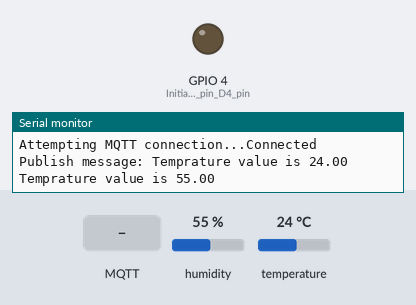
A sketch run on a simulated ESP8266 (NodeMCU). Parts: output pins drawn as LEDs (lit = HIGH), the last lines printed to the serial monitor. Inputs (shaded band) come from the test bench; at power-on: humidity 55 %, temperature 24 °C. WiFi joins after 1.5 s; servers stay silent unless stated; no MQTT or app messages arrive unless stated.

Above: at 2.7 s.
2.8 s: MQTT message "on" arrives on the first subscribed topic
At 4.0 s:
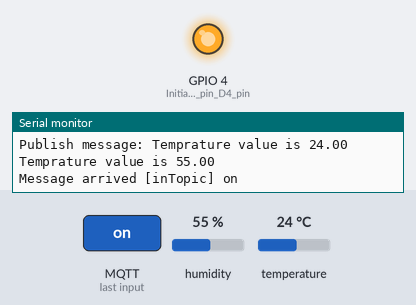
4.3 s: MQTT message "1" arrives on the first subscribed topic
At 5.2 s:
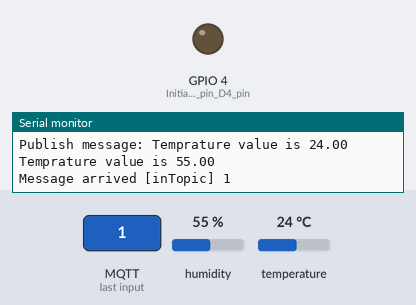
5.8 s: MQTT message "off" arrives on the first subscribed topic
At 6.3 s:
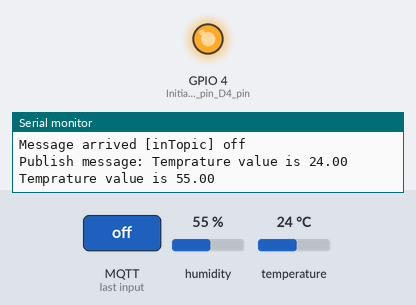
7.3 s: MQTT message "0" arrives on the first subscribed topic
At 8.7 s:
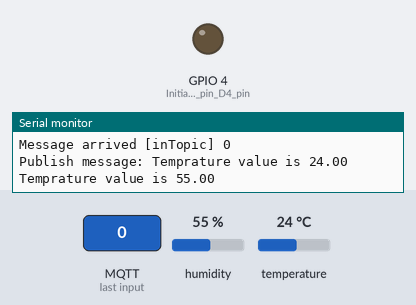
Timing chart, 0 to 9.8 s (numbered marks = the images above; inputs shaded):
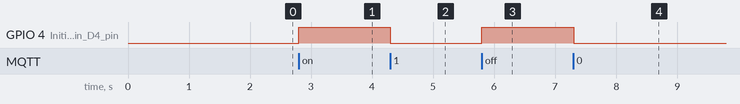

Measured:
- after the input at 2.8 s, GPIO 4 (Initialize_the_pin_D4_pin): LOW → HIGH at once
- after the input at 4.3 s, GPIO 4 (Initialize_the_pin_D4_pin): HIGH → LOW at once
- after the input at 5.8 s, GPIO 4 (Initialize_the_pin_D4_pin): LOW → HIGH at once
- after the input at 7.3 s, GPIO 4 (Initialize_the_pin_D4_pin): HIGH → LOW at once

The sketch:

final_attempt_for_node_mcu_raspberrypi_and_mqtt.ino
```cpp
#include <Adafruit_Sensor.h>
#include <PubSubClient.h>
#include <ESP8266WiFi.h>
#include <DHT.h>
#include <DHT_U.h>

#define DHTPIN 13
#define DHTTYPE DHT11

// Update these with values suitable for your network.

const char* ssid = "Shubham";
const char* password = "123456789";
const char* mqtt_server = "192.168.43.212";

WiFiClient espClient;
PubSubClient client(espClient);
long lastMsg = 0;
char msg[50];
int value = 0;
char msg1[150];
float t = 0.0;
float h = 0.0;
DHT dht(DHTPIN,DHTTYPE);

void setup_wifi() {

  delay(10);
  // We start by connecting to a WiFi network
  Serial.println();
  Serial.print("Connecting to ");
  Serial.println(ssid);

  WiFi.begin(ssid, password);

  while (WiFi.status() != WL_CONNECTED) {
    delay(500);
    Serial.print(".");
  }

  randomSeed(micros());

  Serial.println("");
  Serial.println("WiFi connected");
  Serial.println("IP address: ");
  Serial.println(WiFi.localIP());
}

void callback(char* topic, byte* payload, unsigned int length) {
  Serial.print("Message arrived [");
  Serial.print(topic);
  Serial.print("] ");
  for (int i = 0; i < length; i++) {
    Serial.print((char)payload[i]);
  }
  Serial.println();

  // Switch on the LED if an 1 was received as first character
  if ((char)payload[0] >= '3') {
    digitalWrite(4, HIGH);   // Turn the LED on (Note that LOW is the voltage level
    // but actually the LED is on; this is because
    // it is acive low on the ESP-01)
  } else {
    digitalWrite(4, LOW);  // Turn the LED off by making the voltage HIGH
  }

}


void setup() {
  Serial.begin(115200);
  Serial.println("DHTxx Test!!");

  dht.begin();
  pinMode(4, OUTPUT);     // Initialize the pin D4 pin as an output
  setup_wifi();
  client.setServer(mqtt_server, 1883);
  client.setCallback(callback);
}

void reconnect() {
  // Loop until we're reconnected
  while (!client.connected()) {
    Serial.print("Attempting MQTT connection...");
    // Create a random client ID
    //String clientId = "ESP8266Client-";
    //clientId += String(random(0xffff), HEX);
    // Attempt to connect
    if (client.connect("ESP8266Client")) {
      Serial.println("Connected");
      // Once connected, publish an announcement...
      client.publish("outTopic", "hello world");
      // ... and resubscribe
      client.subscribe("inTopic");
    }

    else {
      Serial.print("failed, rc=");
      Serial.print(client.state());
      Serial.println(" try again in 5 seconds");
      // Wait 5 seconds before retrying
      delay(5000);
    }
  }
}

void loop() {

  if (!client.connected()) {
    reconnect();
  }
  client.loop();

  long now = millis();
  if (now - lastMsg > 2000) {
    lastMsg = now;
    ++value;
    t = dht.readTemperature();
    String t1 = String(t);
    t1 = "Temprature value is " +t1;
    h = dht.readHumidity();
    String h1 = String(h);
    h1 = "Temprature value is " +h1;
    String disp=t1 + " " +h1;
    disp.toCharArray (msg1, disp.length()+1);
    snprintf (msg, 75, msg1, value);
    Serial.print("Publish message: ");
    Serial.println(msg);
    client.publish("outTopic", msg);
  }
}
```
